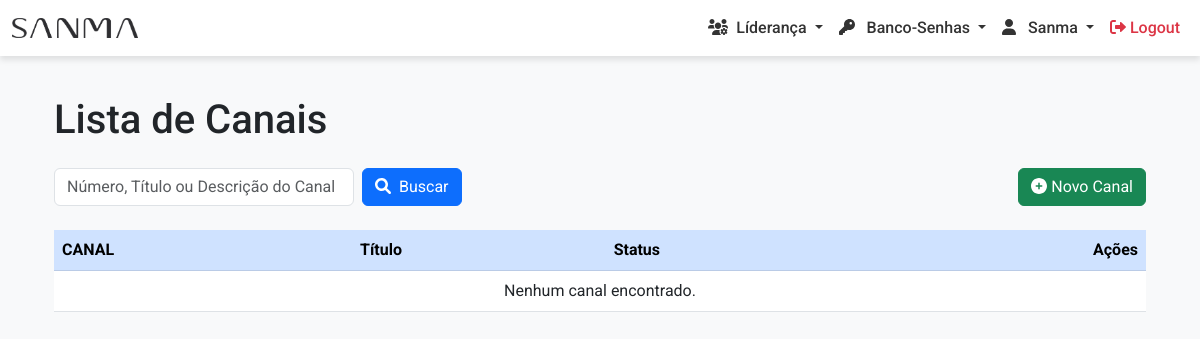
Page /canais/canais/ (signed in) on the earlier database version.
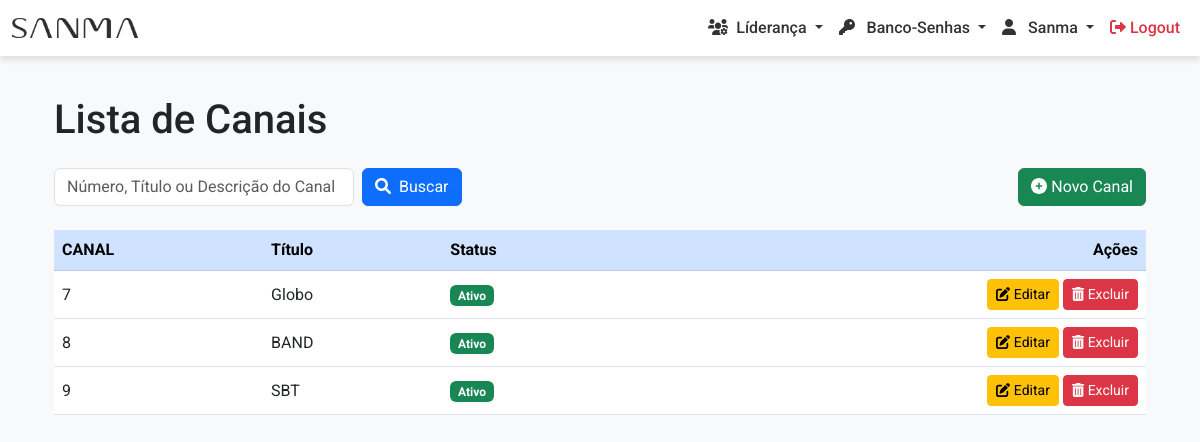
Same page on the later database version.
### canais/models.py (models this page shows, shortened)
class Canal(models.Model):
    numero = models.IntegerField()
    titulo = models.CharField(max_length=100)
    status = models.BooleanField(default=True)  #true = ativo false inativo.

### canais/views.py (the view)
# urls.py: path('canais/', views.listar_canais, name='listar_canais'),
@login_required
def listar_canais(request):
    search = request.GET.get('search', '').strip()
    if search:
        canais = Canal.objects.filter(
            Q(titulo__icontains=search) | Q(numero__icontains=search)
        )
    else:
        canais = Canal.objects.all()
    context = {
        'canais': canais,
        'request': request,
    }
    return render(request, 'canais/canais/listar_canais.html', context)

### templates/canais/canais/listar_canais.html (shortened to what this page needs)
{% extends 'core/base.html' %}
{% load static %}
{% block content %}
<div class="container mt-4">
    <h1 class="mb-4">Lista de Canais</h1>
    <form method="get" action="{% url 'listar_canais' %}" class="d-flex flex-wrap justify-content-between align-items-center mb-4">
        <div class="d-flex align-items-center">
            <input type="text" name="search" placeholder="Número, Título ou Descrição do Canal" value="{{ request.GET.search }}" class="form-control me-2" style="width: 300px;">
            <button type="submit" class="btn btn-primary">
                <i class="fas fa-search me-1"></i> Buscar
            </button>
        </div>
        <a href="{% url 'criar_canal' %}" class="btn btn-success">
            <i class="fas fa-plus-circle me-1"></i>Novo Canal
        </a>
    </form>
    <div class="table-responsive">
        <table class="table table-hover align-middle">
            <thead class="table-primary">
                <tr>
                    <th scope="col">CANAL</th>
                    <th scope="col">Título</th>
                    <th scope="col">Status</th>
                    <th scope="col" class="text-end">Ações</th>
                </tr>
            </thead>
            <tbody>
                {% for canal in canais %}
                    <tr>
                        <td>{{ canal.numero }}</td>
                        <td>{{ canal.titulo }}</td>
                        <td>
                            {% if canal.status %}
                                <span class="badge bg-success">Ativo</span>
                            {% else %}
                                <span class="badge bg-danger">Inativo</span>
                            {% endif %}
                        </td>
                        <td class="text-end">
                            <a href="{% url 'editar_canal' canal.id %}" class="btn btn-sm btn-warning">
                                <i class="fas fa-edit"></i> Editar
                            </a>
                            <a href="{% url 'excluir_canal' canal.id %}" class="btn btn-sm btn-danger">
                                <i class="fas fa-trash-alt"></i> Excluir
                            </a>
                        </td>
                    </tr>
                {% empty %}
                    <tr>
                        <td colspan="4" class="text-center">Nenhum canal encontrado.</td>
                    </tr>
                {% endfor %}
            </tbody>
        </table>
    </div>
</div>
{% endblock %}

Differences in the rows shown:
added Canal: numero "7", titulo "Globo", status "Ativo"
added Canal: numero "8", titulo "BAND", status "Ativo"
added Canal: numero "9", titulo "SBT", status "Ativo"
Other differences:
text no longer shown: "Nenhum canal encontrado."
